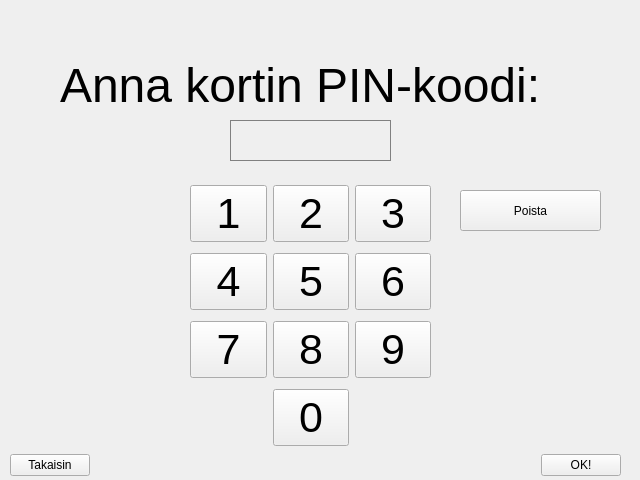
<?xml version="1.0" encoding="UTF-8"?>
<ui version="4.0">
 <class>PinWindow</class>
 <widget class="QMainWindow" name="PinWindow">
  <property name="geometry">
   <rect>
    <x>0</x>
    <y>0</y>
    <width>640</width>
    <height>480</height>
   </rect>
  </property>
  <property name="minimumSize">
   <size>
    <width>640</width>
    <height>480</height>
   </size>
  </property>
  <property name="windowTitle">
   <string>Bank System | Menu</string>
  </property>
  <widget class="QWidget" name="centralwidget">
   <widget class="QLabel" name="label">
    <property name="geometry">
     <rect>
      <x>60</x>
      <y>50</y>
      <width>551</width>
      <height>71</height>
     </rect>
    </property>
    <property name="font">
     <font>
      <pointsize>36</pointsize>
     </font>
    </property>
    <property name="text">
     <string>Anna kortin PIN-koodi:</string>
    </property>
   </widget>
   <widget class="QLabel" name="label2">
    <property name="geometry">
     <rect>
      <x>230</x>
      <y>120</y>
      <width>161</width>
      <height>41</height>
     </rect>
    </property>
    <property name="font">
     <font>
      <pointsize>28</pointsize>
     </font>
    </property>
    <property name="styleSheet">
     <string notr="true">
QLabel {
    qproperty-alignment: 'AlignVCenter | AlignRight';
	border: 1px solid gray;
}</string>
    </property>
    <property name="text">
     <string/>
    </property>
   </widget>
   <widget class="QWidget" name="layoutWidget">
    <property name="geometry">
     <rect>
      <x>190</x>
      <y>180</y>
      <width>241</width>
      <height>271</height>
     </rect>
    </property>
    <layout class="QGridLayout" name="gridLayout">
     <item row="0" column="0">
      <widget class="QPushButton" name="pushButton">
       <property name="font">
        <font>
         <pointsize>32</pointsize>
        </font>
       </property>
       <property name="text">
        <string>1</string>
       </property>
      </widget>
     </item>
     <item row="0" column="1">
      <widget class="QPushButton" name="pushButton_2">
       <property name="font">
        <font>
         <pointsize>32</pointsize>
        </font>
       </property>
       <property name="text">
        <string>2</string>
       </property>
      </widget>
     </item>
     <item row="0" column="2">
      <widget class="QPushButton" name="pushButton_3">
       <property name="font">
        <font>
         <pointsize>32</pointsize>
        </font>
       </property>
       <property name="text">
        <string>3</string>
       </property>
      </widget>
     </item>
     <item row="1" column="0">
      <widget class="QPushButton" name="pushButton_4">
       <property name="font">
        <font>
         <pointsize>32</pointsize>
        </font>
       </property>
       <property name="text">
        <string>4</string>
       </property>
      </widget>
     </item>
     <item row="1" column="1">
      <widget class="QPushButton" name="pushButton_5">
       <property name="font">
        <font>
         <pointsize>32</pointsize>
        </font>
       </property>
       <property name="text">
        <string>5</string>
       </property>
      </widget>
     </item>
     <item row="1" column="2">
      <widget class="QPushButton" name="pushButton_6">
       <property name="font">
        <font>
         <pointsize>32</pointsize>
        </font>
       </property>
       <property name="text">
        <string>6</string>
       </property>
      </widget>
     </item>
     <item row="2" column="0">
      <widget class="QPushButton" name="pushButton_7">
       <property name="font">
        <font>
         <pointsize>32</pointsize>
        </font>
       </property>
       <property name="text">
        <string>7</string>
       </property>
      </widget>
     </item>
     <item row="2" column="1">
      <widget class="QPushButton" name="pushButton_8">
       <property name="font">
        <font>
         <pointsize>32</pointsize>
        </font>
       </property>
       <property name="text">
        <string>8</string>
       </property>
      </widget>
     </item>
     <item row="2" column="2">
      <widget class="QPushButton" name="pushButton_9">
       <property name="font">
        <font>
         <pointsize>32</pointsize>
        </font>
       </property>
       <property name="text">
        <string>9</string>
       </property>
      </widget>
     </item>
     <item row="3" column="1">
      <widget class="QPushButton" name="pushButton_10">
       <property name="font">
        <font>
         <pointsize>32</pointsize>
        </font>
       </property>
       <property name="text">
        <string>0</string>
       </property>
      </widget>
     </item>
    </layout>
   </widget>
   <widget class="QWidget" name="layoutWidget">
    <property name="geometry">
     <rect>
      <x>10</x>
      <y>450</y>
      <width>611</width>
      <height>31</height>
     </rect>
    </property>
    <layout class="QHBoxLayout" name="horizontalLayout">
     <item>
      <widget class="QPushButton" name="takaisin">
       <property name="minimumSize">
        <size>
         <width>0</width>
         <height>0</height>
        </size>
       </property>
       <property name="text">
        <string>Takaisin</string>
       </property>
      </widget>
     </item>
     <item>
      <spacer name="horizontalSpacer">
       <property name="orientation">
        <enum>Qt::Horizontal</enum>
       </property>
       <property name="sizeHint" stdset="0">
        <size>
         <width>40</width>
         <height>20</height>
        </size>
       </property>
      </spacer>
     </item>
     <item>
      <widget class="QPushButton" name="ok">
       <property name="text">
        <string>OK!</string>
       </property>
      </widget>
     </item>
    </layout>
   </widget>
   <widget class="QPushButton" name="pushButton_11">
    <property name="geometry">
     <rect>
      <x>460</x>
      <y>190</y>
      <width>141</width>
      <height>41</height>
     </rect>
    </property>
    <property name="text">
     <string>Poista</string>
    </property>
   </widget>
  </widget>
 </widget>
 <resources/>
 <connections/>
</ui>
